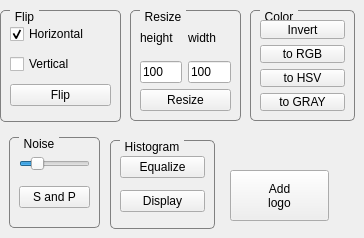
    <widget class="QWidget" name="tab">
     <attribute name="title">
      <string>Basics</string>
     </attribute>
     <widget class="QGroupBox" name="groupBox_resize">
      <property name="geometry">
       <rect>
        <x>130</x>
        <y>10</y>
        <width>111</width>
        <height>111</height>
       </rect>
      </property>
      <property name="focusPolicy">
       <enum>Qt::NoFocus</enum>
      </property>
      <property name="autoFillBackground">
       <bool>false</bool>
      </property>
      <property name="styleSheet">
       <string notr="true">QGroupBox {
    border: 1px solid gray;
    border-radius: 5px;
    margin-top: 0.5em;
}

QGroupBox::title {
    subcontrol-origin: margin;
    left: 10px;
    padding: 0 3px 0 3px;
}</string>
      </property>
      <property name="title">
       <string>Resize</string>
      </property>
      <property name="flat">
       <bool>false</bool>
      </property>
      <layout class="QGridLayout" name="gridLayout">
       <item row="2" column="0" colspan="2">
        <widget class="QPushButton" name="pushButton_resize">
         <property name="text">
          <string>Resize</string>
         </property>
        </widget>
       </item>
       <item row="0" column="1">
        <widget class="QLabel" name="label_width">
         <property name="text">
          <string>width</string>
         </property>
        </widget>
       </item>
       <item row="1" column="1">
        <widget class="QLineEdit" name="lineEdit_width">
         <property name="text">
          <string>100</string>
         </property>
        </widget>
       </item>
       <item row="0" column="0">
        <widget class="QLabel" name="label_height">
         <property name="text">
          <string>height</string>
         </property>
        </widget>
       </item>
       <item row="1" column="0">
        <widget class="QLineEdit" name="lineEdit_height">
         <property name="text">
          <string>100</string>
         </property>
        </widget>
       </item>
      </layout>
     </widget>
     <widget class="QGroupBox" name="groupBox_flip">
      <property name="geometry">
       <rect>
        <x>0</x>
        <y>10</y>
        <width>121</width>
        <height>112</height>
       </rect>
      </property>
      <property name="styleSheet">
       <string notr="true">QGroupBox {
    border: 1px solid gray;
    border-radius: 5px;
    margin-top: 0.5em;
}

QGroupBox::title {
    subcontrol-origin: margin;
    left: 10px;
    padding: 0 3px 0 3px;
}</string>
      </property>
      <property name="title">
       <string>Flip</string>
      </property>
      <layout class="QGridLayout" name="gridLayout_4">
       <item row="0" column="0">
        <widget class="QCheckBox" name="checkBox_horiz">
         <property name="text">
          <string>Horizontal</string>
         </property>
         <property name="checked">
          <bool>true</bool>
         </property>
        </widget>
       </item>
       <item row="1" column="0">
        <widget class="QCheckBox" name="checkBox_vert">
         <property name="text">
          <string>Vertical</string>
         </property>
         <property name="checked">
          <bool>false</bool>
         </property>
        </widget>
       </item>
       <item row="2" column="0">
        <widget class="QPushButton" name="pushButton_flip">
         <property name="text">
          <string>Flip</string>
         </property>
        </widget>
       </item>
      </layout>
     </widget>
     <widget class="QGroupBox" name="groupBox_hist">
      <property name="geometry">
       <rect>
        <x>110</x>
        <y>140</y>
        <width>105</width>
        <height>89</height>
       </rect>
      </property>
      <property name="styleSheet">
       <string notr="true">QGroupBox {
    border: 1px solid gray;
    border-radius: 5px;
    margin-top: 0.5em;
}

QGroupBox::title {
    subcontrol-origin: margin;
    left: 10px;
    padding: 0 3px 0 3px;
}</string>
      </property>
      <property name="title">
       <string>Histogram</string>
      </property>
      <layout class="QGridLayout" name="gridLayout_2">
       <item row="0" column="0">
        <widget class="QPushButton" name="pushButton_eq">
         <property name="text">
          <string>Equalize</string>
         </property>
        </widget>
       </item>
       <item row="1" column="0">
        <widget class="QPushButton" name="pushButton_hist">
         <property name="text">
          <string>Display</string>
         </property>
        </widget>
       </item>
      </layout>
     </widget>
     <widget class="QGroupBox" name="groupBox_noise">
      <property name="geometry">
       <rect>
        <x>9</x>
        <y>137</y>
        <width>91</width>
        <height>91</height>
       </rect>
      </property>
      <property name="styleSheet">
       <string notr="true">QGroupBox {
    border: 1px solid gray;
    border-radius: 5px;
    margin-top: 0.5em;
}

QGroupBox::title {
    subcontrol-origin: margin;
    left: 10px;
    padding: 0 3px 0 3px;
}</string>
      </property>
      <property name="title">
       <string>Noise</string>
      </property>
      <layout class="QGridLayout" name="gridLayout_3">
       <item row="1" column="0">
        <widget class="QPushButton" name="pushButton_sp">
         <property name="text">
          <string>S and P</string>
         </property>
        </widget>
       </item>
       <item row="0" column="0">
        <widget class="QSlider" name="horizontalSlider_sandp">
         <property name="maximum">
          <number>100</number>
         </property>
         <property name="singleStep">
          <number>1</number>
         </property>
         <property name="value">
          <number>20</number>
         </property>
         <property name="orientation">
          <enum>Qt::Horizontal</enum>
         </property>
        </widget>
       </item>
      </layout>
     </widget>
     <widget class="QGroupBox" name="groupBox_color">
      <property name="geometry">
       <rect>
        <x>250</x>
        <y>10</y>
        <width>105</width>
        <height>111</height>
       </rect>
      </property>
      <property name="styleSheet">
       <string notr="true">QGroupBox {
    border: 1px solid gray;
    border-radius: 5px;
    margin-top: 0.5em;
}

QGroupBox::title {
    subcontrol-origin: margin;
    left: 10px;
    padding: 0 3px 0 3px;
}</string>
      </property>
      <property name="title">
       <string>Color</string>
      </property>
      <layout class="QGridLayout" name="gridLayout_5">
       <item row="0" column="0">
        <widget class="QPushButton" name="pushButton_invert">
         <property name="text">
          <string>Invert</string>
         </property>
        </widget>
       </item>
       <item row="1" column="0">
        <widget class="QPushButton" name="pushButton_2rgb">
         <property name="text">
          <string>to RGB</string>
         </property>
        </widget>
       </item>
       <item row="2" column="0">
        <widget class="QPushButton" name="pushButton_2hsv">
         <property name="text">
          <string>to HSV</string>
         </property>
        </widget>
       </item>
       <item row="3" column="0">
        <widget class="QPushButton" name="pushButton_2gray">
         <property name="text">
          <string>to GRAY</string>
         </property>
        </widget>
       </item>
      </layout>
     </widget>
     <widget class="QPushButton" name="pushButton_logo">
      <property name="geometry">
       <rect>
        <x>230</x>
        <y>170</y>
        <width>99</width>
        <height>51</height>
       </rect>
      </property>
      <property name="text">
       <string>Add
logo</string>
      </property>
     </widget>
    </widget>
